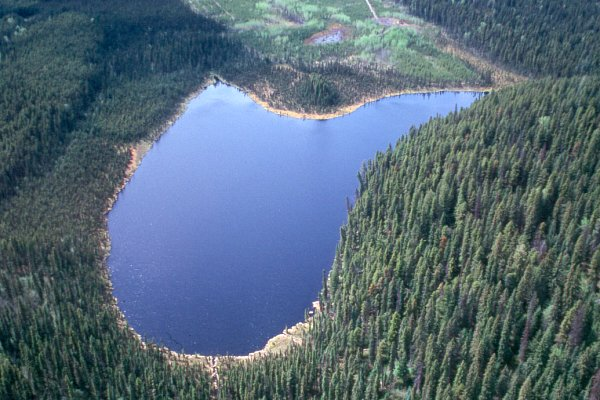
//> input picture OtsuSegmentation/pic1.jpg, 600 x 400 px
$ ./main   (built with g++ and OpenCV 4)
//> lines starting //> are read from the running program, lines starting //| are printed output that depends on the picture; after the words box and inside, x2 and y2 are one past the last pixel; in counts of white or black regions, pixels touching at a corner belong together
#include <opencv.hpp>
#include <iostream>

using namespace std;
using namespace cv;


/*--------------------------------------------------
 * Function:
 *		Otsu - use Otsu's algorithm to find optimal
 *		threshold
 * Input:
 *		img: input image
 *		lbound: lower bound of the bins
 *		ubound: upper bound of the bins
 * Output:
 *		int thresh
 *--------------------------------------------------
 */

int Otsu(const Mat &img, int lbound, int ubound)
{
	int i, j;
	int numBins = 256;
	float range[] = {0, 256};
	const float* histRange = {range};
	bool uniform = true; bool accumulate = false;
	float width = (float)img.cols;
	float height = (float)img.rows;
	Mat hist;

	// calculate the histogram
	calcHist(&img, 1, 0, Mat(), hist, 1, &numBins, &histRange, uniform, accumulate);

	// calculate the total pixels
	int total_pixels = 0;
	for(i = lbound; i < ubound + 1; i++)
	{
		total_pixels = total_pixels + hist.at<float>(i);
	}

	// calculate the mean level of the original image
	float uT = 0;
	for(i = lbound; i < ubound + 1; i++)
	{
		uT = uT + (float)i*hist.at<float>(i)/total_pixels;
	}

	int thresh = 0;
	float w0, uk;
	float vb;
	float maxvb = 0;
	for(i = lbound; i < ubound + 1; i++)
	{
		uk = 0;
		w0 = 0;
		vb = 0;
		// calculate the mean and probability of occurances for C0
		for(j = lbound; j < i + 1; j++)
		{
			w0 = w0 + hist.at<float>(j)/total_pixels;
			uk = uk + (float)j*hist.at<float>(j)/total_pixels;
		}
		// calculate the between class variance
		vb = w0*(1 - w0)*pow((uT - uk)/(1 - w0) - uk/w0, 2);
		if(vb > maxvb)
		{
			thresh = i;
			maxvb = vb;
		}
	}

	cout << "thresh: " << thresh << endl;

	return thresh;
}

/*------------------------------------------------
 * Function:
 *		getWindow - get the region of interest for
 *		the interest point
 * Input:
 *		img: original image
 *		pt: interest point
 *		win_size: window size of the region around
 *		the interest point
 * Output:
 *		return Mat window
 *------------------------------------------------
 */

Mat getWindow(const Mat& img, Point pt, int win_size)
{
	Mat win;
	Size img_size = img.size();
	int img_x = img_size.width;
	int img_y = img_size.height;

	if(pt.x < 0 || pt. x > img_size.width){
		cout << "GETWINDOW expects x to be within width of the image";
		return win;
	}
	if(pt.y < 0 || pt.y > img_size.height){
		cout << "GETWINDOW expects y to be within height of the image";
		return win;
	}

	int x_start = pt.x - win_size/2;
	if(x_start < 0) x_start = 0;

	int x_end = pt.x + win_size/2 + 1;
	if(x_end > img_x) x_end = img_x;

	int y_start = pt.y - win_size/2;
	if(y_start < 0) y_start = 0;

	int y_end = pt.y + win_size/2 + 1;
	if(y_end > img_y) y_end = img_y;

	win = img(Range(y_start, y_end), Range(x_start, x_end));
	win.convertTo(win, CV_32FC1);

	return win;
}

/*------------------------------------------------
 * Function:
 *		calcTexture - calculate the simplest
 *		texture of the image
 * Input:
 *		img: original image
 * Output:
 *		return Mat T
 *------------------------------------------------
 */

Mat calcTexture(const Mat& img)
{
	Mat T(img.rows, img.cols, CV_32FC3);
	Mat win3, win5, win7, mdiff;
	Scalar m, m2;

	for(int i = 0; i < img.rows; i++)
	{
		float* T_data = (float*)(T.data + i*T.step);

		for(int j = 0; j < img.cols; j++)
		{
			// get corresponding neighborhood window of the pixel
			win3 = getWindow(img, Point(j, i), 3);
			win5 = getWindow(img, Point(j, i), 5);
			win7 = getWindow(img, Point(j, i), 7);

			// the variance = E[X^2] - [E(X)].^2
			m = mean(win3);
			m2 = mean(win3.mul(win3));
			T_data[j*3] = m2[0] - m[0]*m[0];
			m = mean(win5);
			m2 = mean(win5.mul(win5));
			T_data[j*3 + 1] = m2[0] - m[0]*m[0];
			m = mean(win7);
			m2 = mean(win7.mul(win7));
			T_data[j*3 + 2] = m2[0] - m[0]*m[0];
		}
	}

	return T;
}


/*--------------------------------------------------
 * Function:
 *		itr_Otsu - iterative method to use Otsu
 * Input:
 *		img: input image
 *		lbound: lower bound of the bins
 *		ubound: upper bound of the bins
 *		num: the number of iteration
 * Output:
 *		int thresh
 *--------------------------------------------------
 */

int itr_Otsu(const Mat &img, int lbound, int ubound, int num)
{
	int thresh;

	thresh = Otsu(img, lbound, ubound);

	for(int i = 1; i < num; i++)
	{
		thresh = Otsu(img, lbound, thresh);
	}

	return thresh;
}


/*--------------------------------------------------
 * Function:
 *		calcContour - the function to calculate the
 *		contour of the segmented image
 * Input:
 *		img: the original image
 *		mask: former calculated binary mask
 * Output:
 *		Mat contour
 *--------------------------------------------------
 */

Mat calcContour(const Mat& img, Mat mask)
{
	Mat contour;
	img.copyTo(contour);

	uchar* img_data = (uchar*)contour.data;
	uchar* mask_data = (uchar*)mask.data;

	for(int i = 1; i < img.cols - 1; i++)
	{
		for(int j = 1; j < img.rows - 1; j++)
		{
			// find the edge pixel by 4-connected neighborhood
			if(mask_data[j*mask.step + i] == 0)
			{
				if(!(mask_data[(j - 1)*mask.step + i] == 255 && mask_data[(j + 1)*mask.step + i] == 255 &&
				mask_data[j*mask.step + i - 1] == 255 && mask_data[j*mask.step + i + 1] == 255))
				{
					if(mask_data[(j - 1)*mask.step + i] == 255 || mask_data[(j + 1)*mask.step + i] == 255 ||
					mask_data[j*mask.step + i - 1] == 255 || mask_data[j*mask.step + i + 1] == 255)
					{
						for(int k = 0; k < 3; k++)
						{
							img_data[j*img.step + i*3 + k] = 0;
						}
					}
				}
			}
		}
	}

	return contour;
}


int main()
{

	char* img1_name = "pic1.jpg";
	char* img2_name = "pic2.jpg";
	Mat img1 = imread(img1_name, CV_LOAD_IMAGE_COLOR);
//> img1 is the input picture: 400 rows x 600 cols, CV_8UC3; mean B, G, R 120.9, 105.9, 85.8
	Mat img2 = imread(img2_name, CV_LOAD_IMAGE_COLOR);
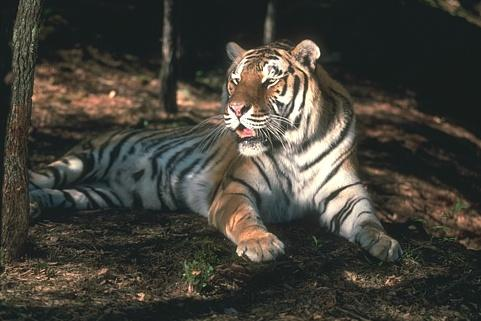
//> input picture OtsuSegmentation/pic2.jpg, 481 x 321 px
//> img2 is the input picture: 321 rows x 481 cols, CV_8UC3; mean B, G, R 56.9, 64.8, 67.3

	Mat img_channels[3];
	Mat img1_gray, img1_masked, img3;
	Mat img2_gray, img2_masked;
	split(img1, img_channels);
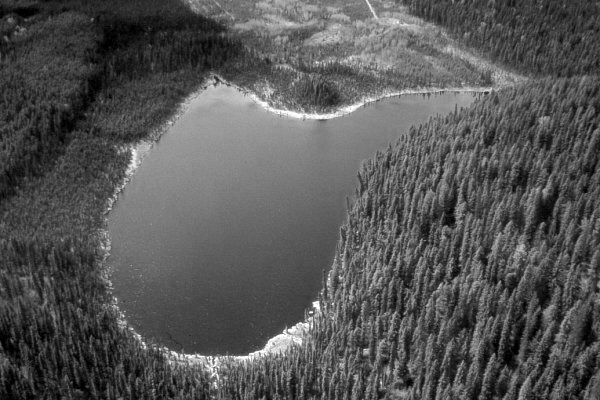
//> img_channels[2]: 400 rows x 600 cols, CV_8UC1; min 0, max 255, mean 85.8
	Mat b_mask, g_mask, r_mask, mask1, mask2;

	/*-------------------------------------
	 * image 1 result (lake)
	 *-------------------------------------
	 */

	// iterative Otsu
	int thresh_b = itr_Otsu(img_channels[0], 0, 255, 1);
//> in Otsu, `calcHist(&img, 1, 0, Mat(), hist, 1, &numBins, &histRange, uniform, ac..`: hist = 256 values, max 2776 at index 93, min 0 at index 1, mean 937.5
//> the loop in Otsu, `for(i = lbound; i < ubound + 1; i++)` made 256 passes
//> total_pixels on passes 1 to 3: 1, 1, 1
//> after the loop in Otsu, `for(i = lbound; i < ubound + 1; i++)`: total_pixels = 240000
//> the loop in Otsu, `for(i = lbound; i < ubound + 1; i++)` made 256 passes
//> uT on passes 1 to 3: 0, 0, 0
//> after the loop in Otsu, `for(i = lbound; i < ubound + 1; i++)`: uT = 120.9
//> the loop in Otsu, `for(i = lbound; i < ubound + 1; i++)` made 256 passes
//> (w0, uk, vb, maxvb) on passes 1, 9, 10, 11, 12, 13, 14, 15, 16, 17, 18, 19: (4.17e-06, 0, 0.0609, 0.0609), (8.33e-06, 3.33e-05, 0.114, 0.114), (1.25e-05, 7.08e-05, 0.166, 0.166), (1.67e-05, 0.000113, 0.217, 0.217), (3.33e-05, 0.000296, 0.419, 0.419), (5e-05, 0.000496, 0.616, 0.616), (6.67e-05, 0.000713, 0.81, 0.81), (0.000117, 0.00141, 1.38, 1.38), (0.000188, 0.00247, 2.18, 2.18), (0.000263, 0.00368, 3, 3), (0.000321, 0.00467, 3.63, 3.63), (0.000438, 0.00677, 4.87, 4.87)
//> maxvb on passes 61 to 66: 586, 611.7, 639.4, 666.9, 693.3, 721
//> after the loop in Otsu, `for(i = lbound; i < ubound + 1; i++)`: w0 = 1; thresh = 142; maxvb = 2324.8
//| thresh: 142
//> in itr_Otsu, `thresh = Otsu(img, lbound, ubound);`: thresh = 142
//> thresh_b = 142
	int thresh_g = itr_Otsu(img_channels[1], 0, 255, 2);
//> the loop in Otsu (call 2), `for(i = lbound; i < ubound + 1; i++)` made 256 passes
//> the loop in Otsu (call 2), `for(i = lbound; i < ubound + 1; i++)` made 256 passes
//> the loop in Otsu (call 2), `for(i = lbound; i < ubound + 1; i++)` made 256 passes
//> (w0, uk, vb, maxvb) on passes 6, 10, 11, 12, 13, 14, 15, 16, 17, 18, 19, 20: (4.17e-06, 2.08e-05, 0.0424, 0.0424), (1.25e-05, 9.58e-05, 0.121, 0.121), (2.08e-05, 0.000179, 0.197, 0.197), (2.5e-05, 0.000225, 0.235, 0.235), (4.17e-05, 0.000425, 0.382, 0.382), (5e-05, 0.000533, 0.453, 0.453), (7.92e-05, 0.000942, 0.7, 0.7), (9.58e-05, 0.00119, 0.837, 0.837), (0.000125, 0.00166, 1.07, 1.07), (0.000171, 0.00244, 1.43, 1.43), (0.000225, 0.00341, 1.85, 1.85), (0.000304, 0.00492, 2.45, 2.45)
//> (w0, uk, vb) on passes 1, 2, 3, 4, 5, 7: (0, 0, nan), (0, 0, nan), (0, 0, nan), (0, 0, nan), (0, 0, nan), (4.17e-06, 2.08e-05, 0.0424)
//| thresh: 115
	int thresh_r = itr_Otsu(img_channels[2], 0, 255, 2);
//| thresh: 92

	// apply threshold value to get binary masks
	threshold(img_channels[0], b_mask, thresh_b, 255, 0);
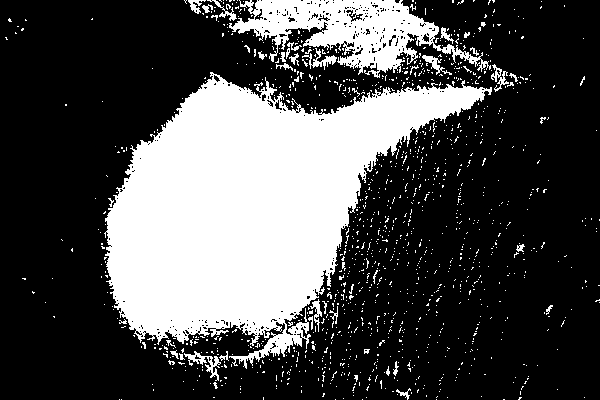
//> b_mask: 400 rows x 600 cols, CV_8UC1; 29.6% white; 1269 white regions (1228 under 20 px), largest, box (x1, y1, x2, y2) and area: (104, 72, 492, 369) 56755, (229, 0, 491, 78) 8497, (184, 351, 221, 381) 314
	threshold(img_channels[1], g_mask, thresh_g, 255, 0);
//> g_mask: 400 rows x 600 cols, CV_8UC1; 72.5% white; 1806 black regions (1587 under 20 px), largest, box (x1, y1, x2, y2) and area: (0, 0, 242, 234) 16791, (0, 236, 183, 400) 13379, (466, 235, 565, 400) 3576
	threshold(img_channels[2], r_mask, thresh_r, 255, 0);
//> r_mask: 400 rows x 600 cols, CV_8UC1; 76.7% white; 1666 black regions (1485 under 20 px), largest, box (x1, y1, x2, y2) and area: (0, 0, 245, 215) 18591, (0, 247, 130, 400) 8796, (466, 288, 530, 400) 2165
	// get the final binary mask
	bitwise_and(b_mask, g_mask, mask1);
	bitwise_and(r_mask, mask1, mask2);
	// get contours
	Mat img1_contour = calcContour(img1, mask2);
//> after the loop in calcContour, `for(int i = 1; i < img.cols - 1; i++)`: contour: 400 rows x 600 cols, CV_8UC3; 6% of pixels changed, all inside (x1, y1, x2, y2) = (4, 1, 599, 399)
	imshow("img1_contour", img1_contour);
	imwrite("img1_Otsu_contour.jpg", img1_contour);
	// segment image out
	cvtColor(mask2, mask2, CV_GRAY2BGR);
	bitwise_and(img1, mask2, img1_masked);

	Mat T_channels[3];
	Mat maskT3, maskT5, maskT7;
	Mat img1_T, img2_T, mask3, mask4;
	//img1_gray = 0.0721*img_channels[0] + 0.7154*img_channels[1] + 0.2125*img_channels[2];
	cvtColor(img1, img1_gray, CV_BGR2GRAY);
	//threshold(img1_gray, img3, 0, 255, CV_THRESH_BINARY | CV_THRESH_OTSU);
	imshow("img1_gray", img1_gray);

	// calculate the texture
	Mat T = calcTexture(img1_gray);
//> after the loop in calcTexture, `for(int i = 0; i < img.rows; i++)`:
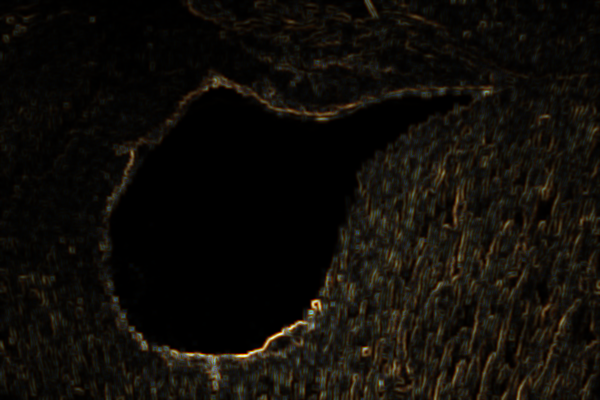
//> T: 400 rows x 600 cols, CV_32FC3; mean B, G, R 187.3, 286.2, 346.1; drawn with min black and max white

	split(T, T_channels);
	Mat T3_norm, T5_norm, T7_norm;

	// normalize the texture features
	normalize(T_channels[0], T3_norm, 0, 255, NORM_MINMAX, CV_32FC1, Mat());
	normalize(T_channels[1], T5_norm, 0, 255, NORM_MINMAX, CV_32FC1, Mat());
	normalize(T_channels[2], T7_norm, 0, 255, NORM_MINMAX, CV_32FC1, Mat());
	T3_norm.convertTo(T3_norm, CV_8U, 255.0);
//> T3_norm: 400 rows x 600 cols, CV_8UC1
	T5_norm.convertTo(T5_norm, CV_8U, 255.0);
//> T5_norm: 400 rows x 600 cols, CV_8UC1
	T7_norm.convertTo(T7_norm, CV_8U, 255.0);
//> T7_norm: 400 rows x 600 cols, CV_8UC1

	imshow("img1_T3_norm", T3_norm);
	imwrite("img1_T3_norm.jpg", T3_norm);
	imshow("img1_T5_norm", T5_norm);
	imwrite("img1_T5_norm.jpg", T5_norm);
	imshow("img1_T7_norm", T7_norm);
	imwrite("img1_T7_norm.jpg", T7_norm);

	// apply Otsu as we did in RGB
	int thresh1 = itr_Otsu(T3_norm, 0, 255, 1);
//| thresh: 147
	int thresh2 = itr_Otsu(T5_norm, 0, 255, 1);
//| thresh: 151
	int thresh3 = itr_Otsu(T7_norm, 0, 255, 1);
//| thresh: 154

	// apply threshold value to get binary masks
	threshold(T3_norm, maskT3, thresh1, 255, 1);
//> maskT3: 400 rows x 600 cols, CV_8UC1; 21.6% white; 1146 white regions (1119 under 20 px), largest, box (x1, y1, x2, y2) and area: (110, 87, 473, 355) 47015, (97, 0, 167, 51) 964, (38, 0, 62, 15) 115
	threshold(T5_norm, maskT5, thresh2, 255, 1);
//> maskT5: 400 rows x 600 cols, CV_8UC1; 19.2% white; 126 white regions (115 under 20 px), largest, box (x1, y1, x2, y2) and area: (111, 95, 471, 352) 44739, (191, 89, 243, 107) 340, (119, 0, 166, 14) 209
	threshold(T7_norm, maskT7, thresh3, 255, 1);
//> maskT7: 400 rows x 600 cols, CV_8UC1; 18.3% white; 35 white regions (27 under 20 px), largest, box (x1, y1, x2, y2) and area: (112, 96, 456, 351) 43182, (193, 90, 241, 106) 221, (118, 283, 135, 297) 111
	// get the final binary mask
	bitwise_and(maskT3, maskT5, mask3);
//> mask3: 400 rows x 600 cols, CV_8UC1; 18.9% white; 124 white regions (111 under 20 px), largest, box (x1, y1, x2, y2) and area: (111, 95, 471, 352) 43968, (191, 89, 243, 107) 329, (139, 0, 166, 12) 123
	bitwise_and(maskT7, mask3, mask4);
//> mask4: 400 rows x 600 cols, CV_8UC1; 17.8% white; 35 white regions (27 under 20 px), largest, box (x1, y1, x2, y2) and area: (112, 96, 456, 351) 42176, (193, 90, 241, 106) 209, (119, 264, 128, 282) 90
	mask4.convertTo(mask4, img1.type());
	// get contours
	Mat img1T_contour = calcContour(img1, mask4);
//> after the loop in calcContour (call 2), `for(int i = 1; i < img.cols - 1; i++)`:
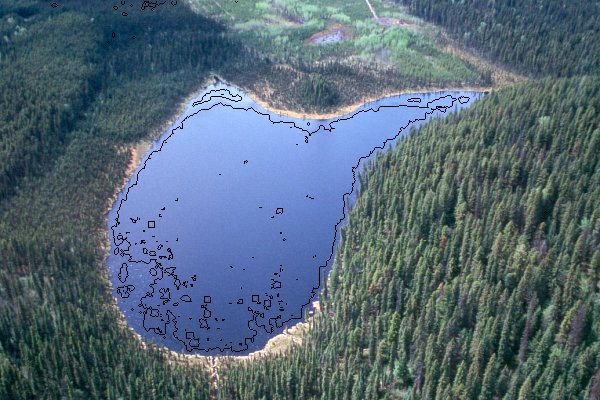
//> contour: 400 rows x 600 cols, CV_8UC3; 1.17% of pixels changed, all inside (x1, y1, x2, y2) = (51, 1, 547, 352)
	imshow("img1T_contour", img1T_contour);
	imwrite("img1_texture_contour.jpg", img1T_contour);

	cvtColor(mask4, mask4, CV_GRAY2BGR);
	bitwise_and(img1, mask4, img1_T);

	imshow("img1_b", b_mask);
	imwrite("img1_bmask.jpg", b_mask);
	imshow("img1_g", g_mask);
	imwrite("img1_gmask.jpg", g_mask);
	imshow("img1_r", r_mask);
	imwrite("img1_rmask.jpg", r_mask);
	imshow("img1_maskT3", maskT3);
	imwrite("img1_T3mask.jpg", maskT3);
	imshow("img1_maskT5", maskT5);
	imwrite("img1_T5mask.jpg", maskT5);
	imshow("img1_maskT7", maskT7);
	imwrite("img1_T7mask.jpg", maskT7);
	imshow("img1_mask2", mask2);
	imwrite("img1_mask2.jpg", mask2);
	imshow("img1_mask4", mask4);
	imwrite("img1_mask4.jpg", mask4);
	imshow("img1_T_seg", img1_T);
	imwrite("img1_T.jpg", img1_T);
	imshow("img1", img1_masked);
	imwrite("img1_seg.jpg", img1_masked);


	/*-------------------------------------
	 * image 2 result (tiger)
	 *-------------------------------------
	 */


	split(img2, img_channels);
//> img_channels[0]: 321 rows x 481 cols, CV_8UC1
//> img_channels[1]: 321 rows x 481 cols, CV_8UC1
//> img_channels[2]: 321 rows x 481 cols, CV_8UC1

	// iterative Otsu
	thresh_b = itr_Otsu(img_channels[0], 0, 255, 2);
	thresh_g = itr_Otsu(img_channels[1], 0, 255, 2);
	thresh_r = itr_Otsu(img_channels[2], 0, 255, 2);

	// apply threshold value to get binary masks
	threshold(img_channels[0], b_mask, thresh_b, 255, 0);
//> b_mask: 321 rows x 481 cols, CV_8UC1; 37.7% white; 822 white regions (723 under 20 px), largest, box (x1, y1, x2, y2) and area: (89, 4, 410, 263) 33190, (30, 0, 173, 127) 5667, (0, 258, 109, 307) 2494
	threshold(img_channels[1], g_mask, thresh_g, 255, 0);
//> g_mask: 321 rows x 481 cols, CV_8UC1; 43.6% white; 534 white regions (464 under 20 px), largest, box (x1, y1, x2, y2) and area: (29, 0, 428, 280) 44215, (0, 0, 233, 308) 9919, (362, 166, 481, 240) 3068
	threshold(img_channels[2], r_mask, thresh_r, 255, 0);
//> r_mask: 321 rows x 481 cols, CV_8UC1; 45.5% white; 409 white regions (370 under 20 px), largest, box (x1, y1, x2, y2) and area: (0, 0, 481, 308) 62229, (27, 222, 110, 261) 1008, (38, 145, 91, 180) 740
	// get the final binary mask
	bitwise_and(b_mask, g_mask, mask1);
//> mask1: 321 rows x 481 cols, CV_8UC1; 37.2% white; 793 white regions (696 under 20 px), largest, box (x1, y1, x2, y2) and area: (90, 4, 410, 263) 32754, (30, 0, 173, 127) 5666, (0, 258, 109, 307) 2494
	bitwise_and(r_mask, mask1, mask2);
//> mask2: 321 rows x 481 cols, CV_8UC1; 36.1% white; 772 white regions (675 under 20 px), largest, box (x1, y1, x2, y2) and area: (110, 4, 410, 263) 31461, (30, 0, 173, 127) 5664, (0, 258, 109, 307) 2494
	// get contours
	Mat img2_contour = calcContour(img2, mask2);
//> after the loop in calcContour (call 3), `for(int i = 1; i < img.cols - 1; i++)`:
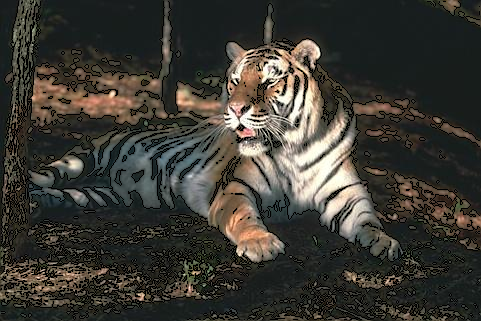
//> contour: 321 rows x 481 cols, CV_8UC3; 12.58% of pixels changed, all inside (x1, y1, x2, y2) = (1, 1, 480, 320)
	imshow("img2_contour", img2_contour);
	imwrite("img2_Otsu_contour.jpg", img2_contour);

	cvtColor(mask2, mask2, CV_GRAY2BGR);
	bitwise_and(img2, mask2, img2_masked);

	cvtColor(img2, img2_gray, CV_BGR2GRAY);

	imshow("img2_gray", img2_gray);

	// calculate the texture
	T = calcTexture(img2_gray);

	split(T, T_channels);
//> T_channels[0]: 321 rows x 481 cols, CV_32FC1
//> T_channels[1]: 321 rows x 481 cols, CV_32FC1
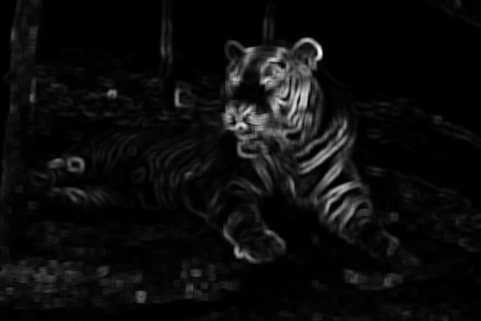
//> T_channels[2]: 321 rows x 481 cols, CV_32FC1; min 0, max 8484.1, mean 433.1; drawn with min black and max white

	// normalize the texture features
	normalize(T_channels[0], T3_norm, 0, 255, NORM_MINMAX, CV_32FC1, Mat());
//> T3_norm: 321 rows x 481 cols, CV_32FC1
	normalize(T_channels[1], T5_norm, 0, 255, NORM_MINMAX, CV_32FC1, Mat());
//> T5_norm: 321 rows x 481 cols, CV_32FC1
	normalize(T_channels[2], T7_norm, 0, 255, NORM_MINMAX, CV_32FC1, Mat());
	T3_norm.convertTo(T3_norm, CV_8U, 255.0);
	T5_norm.convertTo(T5_norm, CV_8U, 255.0);
	T7_norm.convertTo(T7_norm, CV_8U, 255.0);

	imshow("img2_T3_norm", T3_norm);
	imwrite("img2_T3_norm.jpg", T3_norm);
	imshow("img2_T5_norm", T5_norm);
	imwrite("img2_T5_norm.jpg", T5_norm);
	imshow("img2_T7_norm", T7_norm);
	imwrite("img2_T7_norm.jpg", T7_norm);

	// apply Otsu as we did in RGB
	thresh1 = itr_Otsu(T3_norm, 0, 255, 1);
	thresh2 = itr_Otsu(T5_norm, 0, 255, 1);
	thresh3 = itr_Otsu(T7_norm, 0, 255, 1);

	// apply threshold value to get binary masks
	threshold(T3_norm, maskT3, thresh1, 255, 0);
	threshold(T5_norm, maskT5, thresh2, 255, 0);
	threshold(T7_norm, maskT7, thresh3, 255, 0);
	// get the final binary mask
	bitwise_and(maskT3, maskT5, mask3);
	bitwise_and(maskT7, mask3, mask4);
	mask4.convertTo(mask4, img2.type());
	// get contours
	Mat img2T_contour = calcContour(img2, mask4);
	imshow("img2T_contour", img2T_contour);
	imwrite("img2_texture_contour.jpg", img2T_contour);

	cvtColor(mask4, mask4, CV_GRAY2BGR);
	bitwise_and(img2, mask4, img2_T);

	imshow("img2_b", b_mask);
	imwrite("img2_bmask.jpg", b_mask);
	imshow("img2_g", g_mask);
	imwrite("img2_gmask.jpg", g_mask);
	imshow("img2_r", r_mask);
	imwrite("img2_rmask.jpg", r_mask);
	imshow("img2_maskT3", maskT3);
	imwrite("img2_T3mask.jpg", maskT3);
	imshow("img2_maskT5", maskT5);
	imwrite("img2_T5mask.jpg", maskT5);
	imshow("img2_maskT7", maskT7);
	imwrite("img2_T7mask.jpg", maskT7);
	imshow("img2_mask2", mask2);
	imwrite("img2_mask2.jpg", mask2);
	imshow("img2_mask4", mask4);
	imwrite("img2_mask4.jpg", mask4);
	imshow("img2_T_seg", img2_T);
	imwrite("img2_T.jpg", img2_T);
	imshow("img2", img2_masked);
	imwrite("img2_seg.jpg", img2_masked);


	waitKey(0);

	return 0;

}
